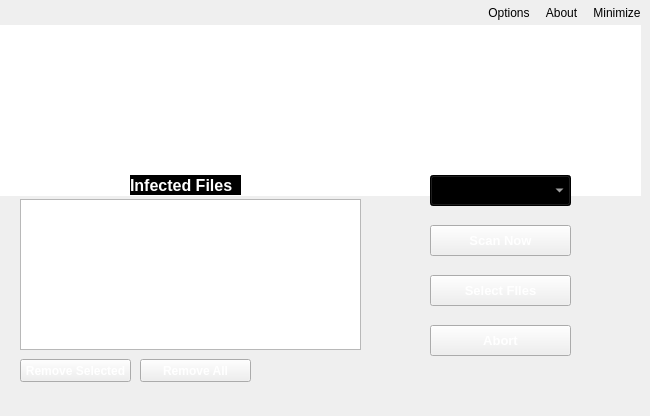
<?xml version="1.0" encoding="UTF-8"?>
<ui version="4.0">
 <class>MainWindow</class>
 <widget class="QMainWindow" name="MainWindow">
  <property name="geometry">
   <rect>
    <x>0</x>
    <y>0</y>
    <width>650</width>
    <height>416</height>
   </rect>
  </property>
  <property name="font">
   <font>
    <pointsize>8</pointsize>
    <weight>50</weight>
    <bold>false</bold>
    <kerning>true</kerning>
   </font>
  </property>
  <property name="windowTitle">
   <string>Genome Antivirus</string>
  </property>
  <property name="styleSheet">
   <string notr="true">background-image: url(:/images/background.png);
border-color: rgb(0, 0, 0);
</string>
  </property>
  <property name="unifiedTitleAndToolBarOnMac">
   <bool>false</bool>
  </property>
  <widget class="QWidget" name="centralWidget">
   <widget class="QGraphicsView" name="graphicsView">
    <property name="geometry">
     <rect>
      <x>0</x>
      <y>0</y>
      <width>641</width>
      <height>171</height>
     </rect>
    </property>
    <property name="frameShape">
     <enum>QFrame::NoFrame</enum>
    </property>
    <property name="lineWidth">
     <number>1</number>
    </property>
   </widget>
   <widget class="QPushButton" name="pushButton_3">
    <property name="geometry">
     <rect>
      <x>430</x>
      <y>250</y>
      <width>141</width>
      <height>31</height>
     </rect>
    </property>
    <property name="font">
     <font>
      <pointsize>10</pointsize>
      <weight>75</weight>
      <bold>true</bold>
     </font>
    </property>
    <property name="styleSheet">
     <string notr="true">color: rgb(255, 255, 255);</string>
    </property>
    <property name="text">
     <string>Select FIles</string>
    </property>
   </widget>
   <widget class="QComboBox" name="comboBox">
    <property name="geometry">
     <rect>
      <x>430</x>
      <y>150</y>
      <width>141</width>
      <height>31</height>
     </rect>
    </property>
    <property name="styleSheet">
     <string notr="true">background-color: rgb(0, 0, 0);
color: rgb(255, 255, 255);
</string>
    </property>
   </widget>
   <widget class="QPushButton" name="pushButton_2">
    <property name="geometry">
     <rect>
      <x>430</x>
      <y>300</y>
      <width>141</width>
      <height>31</height>
     </rect>
    </property>
    <property name="font">
     <font>
      <pointsize>10</pointsize>
      <weight>75</weight>
      <bold>true</bold>
     </font>
    </property>
    <property name="styleSheet">
     <string notr="true">color: rgb(255, 255, 255);</string>
    </property>
    <property name="text">
     <string>Abort</string>
    </property>
   </widget>
   <widget class="QLabel" name="label_2">
    <property name="geometry">
     <rect>
      <x>30</x>
      <y>0</y>
      <width>100</width>
      <height>51</height>
     </rect>
    </property>
    <property name="styleSheet">
     <string notr="true">background-image: url(:/images/dna.png);</string>
    </property>
    <property name="text">
     <string/>
    </property>
   </widget>
   <widget class="QListWidget" name="listWidget">
    <property name="geometry">
     <rect>
      <x>20</x>
      <y>174</y>
      <width>341</width>
      <height>151</height>
     </rect>
    </property>
    <property name="styleSheet">
     <string notr="true">color: rgb(255, 255, 255);</string>
    </property>
   </widget>
   <widget class="QPushButton" name="pushButton">
    <property name="geometry">
     <rect>
      <x>430</x>
      <y>200</y>
      <width>141</width>
      <height>31</height>
     </rect>
    </property>
    <property name="font">
     <font>
      <pointsize>10</pointsize>
      <weight>75</weight>
      <bold>true</bold>
     </font>
    </property>
    <property name="styleSheet">
     <string notr="true">color: rgb(255, 255, 255);</string>
    </property>
    <property name="text">
     <string>Scan Now</string>
    </property>
   </widget>
   <widget class="QLabel" name="label">
    <property name="geometry">
     <rect>
      <x>140</x>
      <y>10</y>
      <width>471</width>
      <height>41</height>
     </rect>
    </property>
    <property name="styleSheet">
     <string notr="true">background-image: url(:/images/logo.png);</string>
    </property>
    <property name="text">
     <string/>
    </property>
   </widget>
   <widget class="QPushButton" name="pushButton_4">
    <property name="geometry">
     <rect>
      <x>20</x>
      <y>334</y>
      <width>111</width>
      <height>23</height>
     </rect>
    </property>
    <property name="font">
     <font>
      <pointsize>9</pointsize>
      <weight>75</weight>
      <bold>true</bold>
     </font>
    </property>
    <property name="styleSheet">
     <string notr="true">color: rgb(255, 255, 255);</string>
    </property>
    <property name="text">
     <string>Remove Selected</string>
    </property>
   </widget>
   <widget class="QPushButton" name="pushButton_5">
    <property name="geometry">
     <rect>
      <x>140</x>
      <y>334</y>
      <width>111</width>
      <height>23</height>
     </rect>
    </property>
    <property name="font">
     <font>
      <pointsize>9</pointsize>
      <weight>75</weight>
      <bold>true</bold>
     </font>
    </property>
    <property name="styleSheet">
     <string notr="true">color: rgb(255, 255, 255);</string>
    </property>
    <property name="text">
     <string>Remove All</string>
    </property>
   </widget>
   <widget class="QLabel" name="label_4">
    <property name="geometry">
     <rect>
      <x>130</x>
      <y>150</y>
      <width>111</width>
      <height>20</height>
     </rect>
    </property>
    <property name="font">
     <font>
      <pointsize>12</pointsize>
      <weight>75</weight>
      <bold>true</bold>
     </font>
    </property>
    <property name="styleSheet">
     <string notr="true">color: rgb(255, 255, 255);
background-color: rgb(0, 0, 0);</string>
    </property>
    <property name="text">
     <string>Infected Files</string>
    </property>
   </widget>
   <widget class="QLabel" name="label_5">
    <property name="geometry">
     <rect>
      <x>130</x>
      <y>90</y>
      <width>121</width>
      <height>31</height>
     </rect>
    </property>
    <property name="font">
     <font>
      <pointsize>16</pointsize>
      <weight>75</weight>
      <bold>true</bold>
     </font>
    </property>
    <property name="styleSheet">
     <string notr="true">color: rgb(255, 255, 255);
background-image: url(:/images/background.png);</string>
    </property>
    <property name="frameShadow">
     <enum>QFrame::Plain</enum>
    </property>
    <property name="lineWidth">
     <number>0</number>
    </property>
    <property name="midLineWidth">
     <number>0</number>
    </property>
    <property name="text">
     <string/>
    </property>
   </widget>
  </widget>
  <widget class="QToolBar" name="toolBar">
   <property name="windowTitle">
    <string>toolBar</string>
   </property>
   <property name="layoutDirection">
    <enum>Qt::RightToLeft</enum>
   </property>
   <property name="movable">
    <bool>false</bool>
   </property>
   <attribute name="toolBarArea">
    <enum>TopToolBarArea</enum>
   </attribute>
   <attribute name="toolBarBreak">
    <bool>false</bool>
   </attribute>
   <addaction name="actionMinimize"/>
   <addaction name="actionAbout"/>
   <addaction name="actionOptions"/>
  </widget>
  <action name="actionOptions">
   <property name="icon">
    <iconset resource="genome.qrc">
     <normaloff>:/images/options.png</normaloff>:/images/options.png</iconset>
   </property>
   <property name="text">
    <string>Options</string>
   </property>
   <property name="toolTip">
    <string>Options</string>
   </property>
  </action>
  <action name="actionAbout">
   <property name="icon">
    <iconset resource="genome.qrc">
     <normaloff>:/images/about.png</normaloff>:/images/about.png</iconset>
   </property>
   <property name="text">
    <string>About</string>
   </property>
   <property name="toolTip">
    <string>About</string>
   </property>
  </action>
  <action name="actionMinimize">
   <property name="icon">
    <iconset resource="genome.qrc">
     <normaloff>:/images/minimize.png</normaloff>:/images/minimize.png</iconset>
   </property>
   <property name="text">
    <string>Minimize</string>
   </property>
  </action>
 </widget>
 <layoutdefault spacing="6" margin="11"/>
 <resources>
  <include location="genome.qrc"/>
 </resources>
 <connections/>
</ui>
